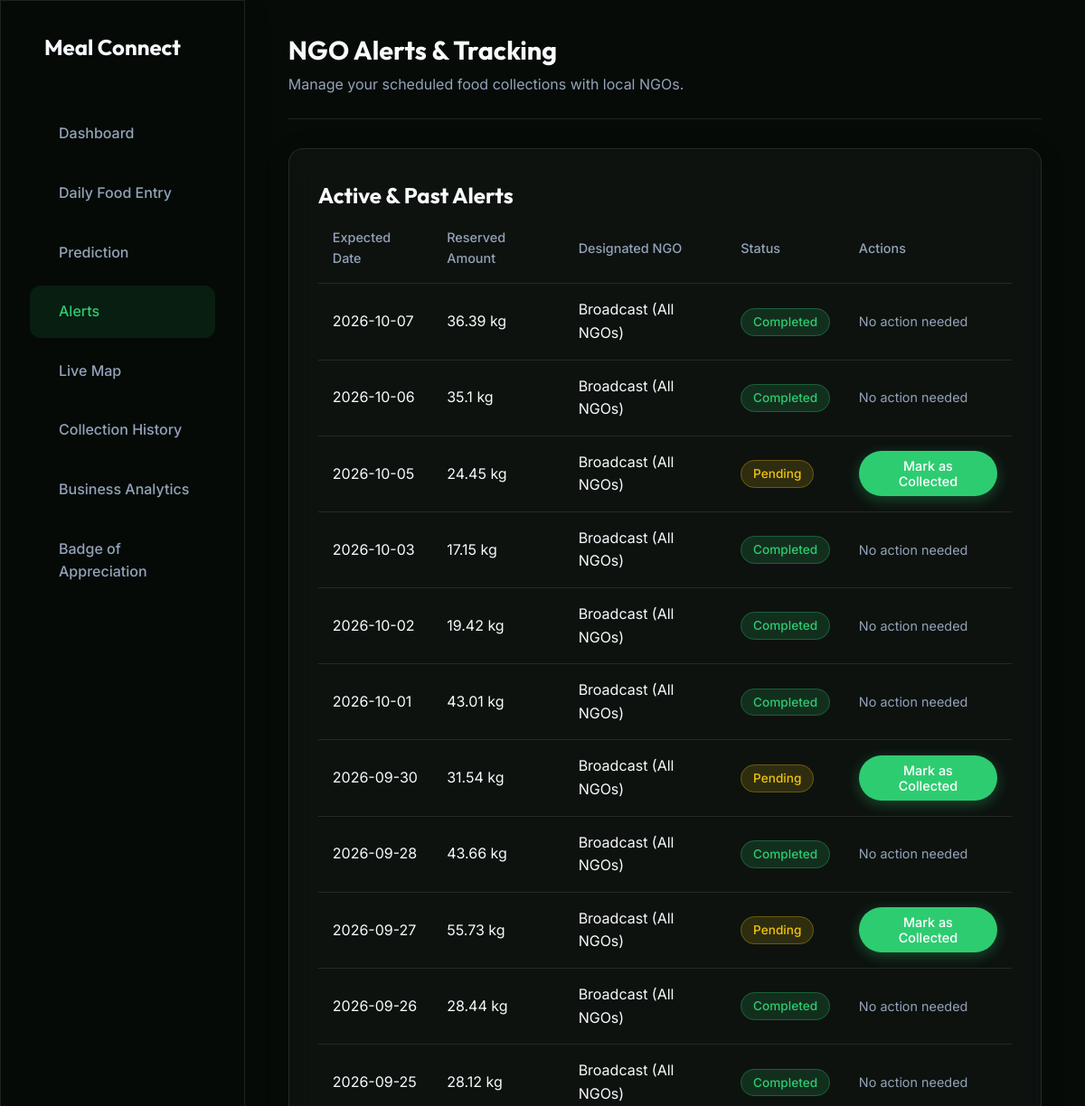
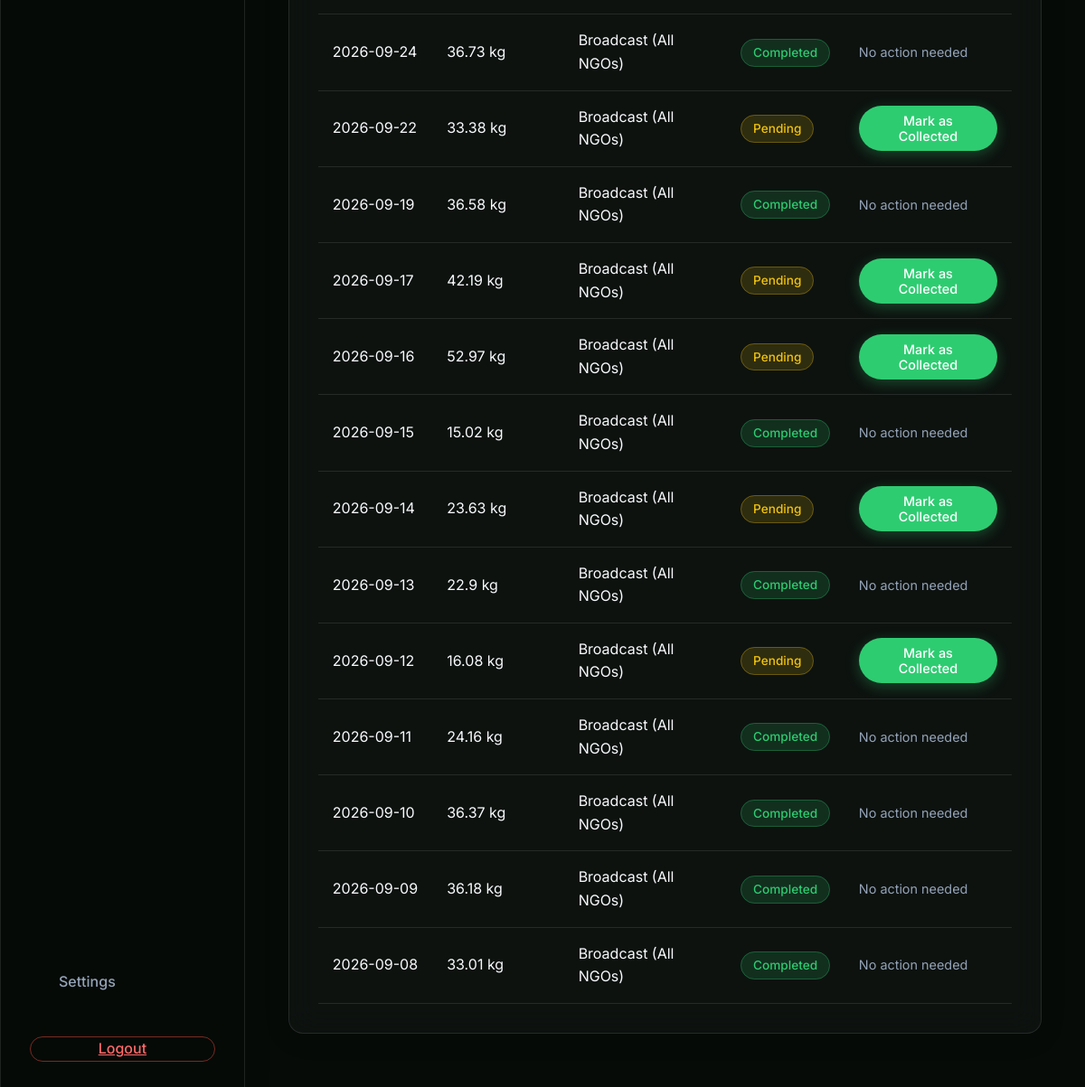
/alerts (signed in), run on the app's committed database (2 pictures, top to bottom).
### tables this page shows
CREATE TABLE alerts (
                id INTEGER PRIMARY KEY AUTOINCREMENT,
                hotel_id TEXT NOT NULL,
                ngo_id TEXT,
                prediction_id INTEGER,
                expected_date DATE NOT NULL,
                predicted_waste REAL NOT NULL,
                reserved_kg REAL NOT NULL,
                status TEXT DEFAULT 'Pending',
                created_at DATETIME DEFAULT CURRENT_TIMESTAMP, accepted_by_ngo_id TEXT, pickup_slot_start TEXT, pickup_slot_end TEXT,
                FOREIGN KEY(hotel_id) REFERENCES hotels(id),
                FOREIGN KEY(ngo_id) REFERENCES ngos(id),
                FOREIGN KEY(prediction_id) REFERENCES predictions(id)
            );

### app.py (the view)
@app.route('/alerts')
@login_required
def alerts():
    hotel_id = session.get('hotel_id')
    with get_db() as conn:
        cur = conn.cursor()
        cur.execute('''
            SELECT a.*, n.name as ngo_name
            FROM alerts a
            LEFT JOIN ngos n ON a.ngo_id = CAST(n.id AS TEXT)
            WHERE a.hotel_id = ?
            ORDER BY a.expected_date DESC
        ''', (hotel_id,))
        alerts_list = cur.fetchall()
        cur.execute("SELECT * FROM ngos")
        ngos_list = cur.fetchall()
    return render_template('alerts.html', alerts=alerts_list, ngos=ngos_list)

### app.py (called while the page is built)
def get_db():
    conn = sqlite3.connect(DATABASE)
    conn.row_factory = sqlite3.Row
    return conn

def login_required(f):
    @wraps(f)
    def decorated_function(*args, **kwargs):
        if 'hotel_id' not in session:
            flash("Please log in to access this page.", "error")
            return redirect(url_for('login'))
        return f(*args, **kwargs)
    return decorated_function

@app.context_processor
def inject_global_vars():
    unread = 0
    if 'hotel_id' in session:
        try:
            with get_db() as conn:
                cur = conn.cursor()
                cur.execute("SELECT COUNT(*) FROM notifications WHERE user_id = ? AND is_read = 0", (session['hotel_id'],))
                row = cur.fetchone()
                if row:
                    unread = row[0]
        except:
            pass
    return dict(unread_notifications=unread)

@app.after_request
def add_header(response):
    response.cache_control.no_store = True
    response.headers['Cache-Control'] = 'no-store, no-cache, must-revalidate, post-check=0, pre-check=0, max-age=0'
    response.headers['Pragma'] = 'no-cache'
    response.headers['Expires'] = '-1'
    return response

### templates/alerts.html (shortened to what this page needs)
<!DOCTYPE html>
<html lang="en">
<head>
  <link href="https://cdn.jsdelivr.net/npm/remixicon@3.5.0/fonts/remixicon.css" rel="stylesheet">
  <link rel="stylesheet" href="{{ url_for('static', filename='css/home.css') }}">
</head>
<body>
  <div class="sidebar glass">
    <a href="{{ url_for('index') }}" class="sidebar-logo nav-logo" style="text-decoration:none; color:inherit; display:flex; align-items:center; cursor:pointer;">
       Meal Connect
    </a>
    <ul class="nav-menu">
      <a href="{{ url_for('dashboard') }}" class="nav-item"> Dashboard</a>
      <a href="{{ url_for('food_entry') }}" class="nav-item"> Daily Food Entry</a>
      <a href="{{ url_for('prediction') }}" class="nav-item"> Prediction</a>
      <a href="{{ url_for('alerts') }}" class="nav-item active"> Alerts</a>
      <a href="{{ url_for('live_map') }}" class="nav-item"> Live Map</a>
      <a href="{{ url_for('history') }}" class="nav-item"> Collection History</a>
            <a href="{{ url_for('analytics') }}" class="nav-item"> Business Analytics</a>
      <a href="{{ url_for('badge') }}" class="nav-item {% if request.endpoint == 'badge' %}active{% endif %}"> Badge of Appreciation</a>
    </ul>
      <a href="{{ url_for('profile') }}" class="nav-item {% if request.endpoint == 'profile' %}active{% endif %}">
         Settings
      </a>
      <a href="{{ url_for('logout') }}" class="btn btn-outline" style="width: 100%; border-color: rgba(231,76,60,0.5); color: #ff6b6b; margin-top: 2rem;">
       Logout
    </a>
  </div>
  <div class="main-content">
    <div class="top-bar">
      <h1>NGO Alerts & Tracking</h1>
      <p style="color: var(--text-muted);">Manage your scheduled food collections with local NGOs.</p>
    </div>
    <div class="panel glass">
      <h2>Active & Past Alerts</h2>
      {% if alerts %}
        <table>
          <thead>
            <tr>
              <th>Expected Date</th>
              <th>Reserved Amount</th>
              <th>Designated NGO</th>
              <th>Status</th>
              <th>Actions</th>
            </tr>
          </thead>
          <tbody>
            {% for alert in alerts %}
            <tr>
              <td>{{ alert.expected_date }}</td>
              <td>{{ alert.reserved_kg }} kg</td>
              <td>{{ alert.ngo_name if alert.ngo_name else 'Broadcast (All NGOs)' }}</td>
              <td>
                {% if alert.status == 'Pending' %}
                  <span class="badge-status badge-pending"> Pending</span>
                {% else %}
                  <span class="badge-status badge-completed"> Completed</span>
                {% endif %}
              </td>
              <td>
                {% if alert.status == 'Pending' %}
                  <button class="btn btn-primary btn-sm" onclick="openCollectionModal('{{ alert.id }}', '{{ alert.reserved_kg }}')">Mark as Collected</button>
                {% else %}
                  <span style="color: var(--text-muted); font-size: 0.9rem;">No action needed</span>
                {% endif %}
              </td>
            </tr>
            {% endfor %}
          </tbody>
        </table>
      {% else %}
        <div style="text-align: center; color: var(--text-muted); padding: 3rem 0;">
          <i class="ri-notification-badge-line" style="font-size: 3rem; opacity: 0.5;"></i>
          <p style="margin-top: 1rem;">No alerts generated yet.</p>
        </div>
      {% endif %}
    </div>
  </div>
</body>
</html>

### static/css/home.css (style rules this page uses)
:root { --font-display: 'Outfit', sans-serif; --font-body: 'Inter', sans-serif; --bg-color: #060b08; --surface-color: rgba(255, 255, 255, 0.03); --surface-border: rgba(255, 255, 255, 0.1); --text-main: #f8fafc; --text-muted: #94a3b8; --primary: #2ecc71; --primary-hover: #27ae60; --primary-glow: rgba(46, 204, 113, 0.3); --secondary: rgba(255, 255, 255, 0.1); --secondary-hover: rgba(255, 255, 255, 0.2); --transition: all 0.3s cubic-bezier(0.25, 0.8, 0.25, 1); }
* { margin: 0; padding: 0; box-sizing: border-box; }
html { scroll-behavior: smooth; }
body { font-family: var(--font-body); background-color: var(--bg-color); color: var(--text-main); line-height: 1.6; overflow-x: hidden; position: relative; }
.glass { background: var(--surface-color); backdrop-filter: blur(16px); -webkit-backdrop-filter: blur(16px); border: 1px solid var(--surface-border); box-shadow: 0 4px 30px rgba(0, 0, 0, 0.1); }
h1, h2, h3, h4 { font-family: var(--font-display); }
.btn { font-family: var(--font-body); font-weight: 500; border-radius: 50px; cursor: pointer; transition: var(--transition); display: inline-flex; align-items: center; justify-content: center; border: none; outline: none; }
.btn-sm { padding: 0.5rem 1.2rem; font-size: 0.9rem; }
.btn-primary { background-color: var(--primary); color: #fff; box-shadow: 0 4px 15px var(--primary-glow); }
.btn-outline { background-color: transparent; color: #fff; border: 1px solid rgba(255,255,255,0.3); }
.nav-logo { font-family: var(--font-display); font-size: 1.5rem; font-weight: 700; color: #fff; text-decoration: none; display: flex; align-items: center; gap: 0.5rem; }

### templates/alerts.html (style rules this page uses)
body { display: flex; height: 100vh; overflow: hidden; background: #060b08; }
.sidebar { width: 280px; background: rgba(6, 11, 8, 0.95); border-right: 1px solid var(--surface-border); padding: 2rem; display: flex; flex-direction: column; z-index: 10; }
.sidebar-logo { margin-bottom: 3rem; font-size: 1.5rem; }
.nav-menu { list-style: none; display: flex; flex-direction: column; gap: 0.5rem; flex-grow: 1; }
.nav-item { padding: 1rem; border-radius: 12px; color: var(--text-muted); text-decoration: none; display: flex; align-items: center; gap: 1rem; transition: var(--transition); font-weight: 500; }
.nav-item:hover, .nav-item.active { background: rgba(46,204,113,0.1); color: var(--primary); }
.main-content { flex-grow: 1; padding: 2rem 3rem; overflow-y: auto; position: relative; }
.top-bar { margin-bottom: 2rem; padding-bottom: 1.5rem; border-bottom: 1px solid var(--surface-border); }
.top-bar h1 { font-size: 1.8rem; margin-bottom: 0.2rem; }
.panel { padding: 2rem; border-radius: 16px; margin-bottom: 2rem; }
table { width: 100%; border-collapse: collapse; }
th, td { padding: 1rem; text-align: left; border-bottom: 1px solid var(--surface-border); }
th { color: var(--text-muted); font-weight: 500; font-size: 0.9rem; }
.badge-status { padding: 0.4rem 0.8rem; border-radius: 50px; font-size: 0.85rem; font-weight: 500; }
.badge-pending { background: rgba(241,196,15,0.15); color: #f1c40f; border: 1px solid rgba(241,196,15,0.3); }
.badge-completed { background: rgba(46,204,113,0.15); color: #2ecc71; border: 1px solid rgba(46,204,113,0.3); }

### data on the page
alerts: expected_date "2026-10-07", reserved_kg "36.39", ngo_name "Broadcast (All NGOs)", status "Completed"
alerts: expected_date "2026-10-06", reserved_kg "35.1", ngo_name "Broadcast (All NGOs)", status "Completed"
alerts: expected_date "2026-10-05", reserved_kg "24.45", ngo_name "Broadcast (All NGOs)", status "Pending"
alerts: expected_date "2026-10-03", reserved_kg "17.15", ngo_name "Broadcast (All NGOs)", status "Completed"
alerts: expected_date "2026-10-02", reserved_kg "19.42", ngo_name "Broadcast (All NGOs)", status "Completed"
alerts: expected_date "2026-10-01", reserved_kg "43.01", ngo_name "Broadcast (All NGOs)", status "Completed"
alerts: expected_date "2026-09-30", reserved_kg "31.54", ngo_name "Broadcast (All NGOs)", status "Pending"
alerts: expected_date "2026-09-28", reserved_kg "43.66", ngo_name "Broadcast (All NGOs)", status "Completed"
alerts: expected_date "2026-09-27", reserved_kg "55.73", ngo_name "Broadcast (All NGOs)", status "Pending"
alerts: expected_date "2026-09-26", reserved_kg "28.44", ngo_name "Broadcast (All NGOs)", status "Completed"
alerts: expected_date "2026-09-25", reserved_kg "28.12", ngo_name "Broadcast (All NGOs)", status "Completed"
alerts: expected_date "2026-09-24", reserved_kg "36.73", ngo_name "Broadcast (All NGOs)", status "Completed"
alerts: expected_date "2026-09-22", reserved_kg "33.38", ngo_name "Broadcast (All NGOs)", status "Pending"
alerts: expected_date "2026-09-19", reserved_kg "36.58", ngo_name "Broadcast (All NGOs)", status "Completed"
alerts: expected_date "2026-09-17", reserved_kg "42.19", ngo_name "Broadcast (All NGOs)", status "Pending"
alerts: expected_date "2026-09-16", reserved_kg "52.97", ngo_name "Broadcast (All NGOs)", status "Pending"
alerts: expected_date "2026-09-15", reserved_kg "15.02", ngo_name "Broadcast (All NGOs)", status "Completed"
alerts: expected_date "2026-09-14", reserved_kg "23.63", ngo_name "Broadcast (All NGOs)", status "Pending"
alerts: expected_date "2026-09-13", reserved_kg "22.9", ngo_name "Broadcast (All NGOs)", status "Completed"
alerts: expected_date "2026-09-12", reserved_kg "16.08", ngo_name "Broadcast (All NGOs)", status "Pending"
alerts: expected_date "2026-09-11", reserved_kg "24.16", ngo_name "Broadcast (All NGOs)", status "Completed"
alerts: expected_date "2026-09-10", reserved_kg "36.37", ngo_name "Broadcast (All NGOs)", status "Completed"
alerts: expected_date "2026-09-09", reserved_kg "36.18", ngo_name "Broadcast (All NGOs)", status "Completed"
alerts: expected_date "2026-09-08", reserved_kg "33.01", ngo_name "Broadcast (All NGOs)", status "Completed"
